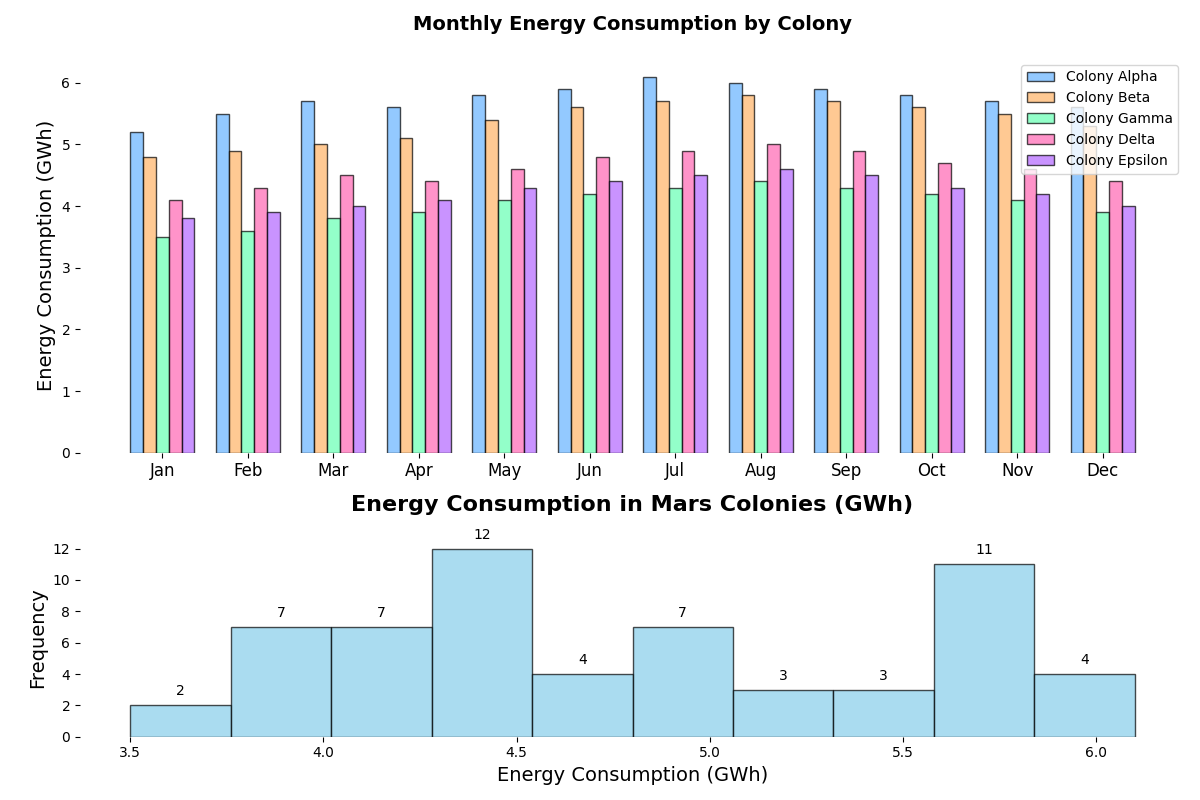

Python code for this plot:
import matplotlib.pyplot as plt
import numpy as np

months = ['Jan', 'Feb', 'Mar', 'Apr', 'May', 'Jun', 'Jul', 'Aug', 'Sep', 'Oct', 'Nov', 'Dec']
colony_alpha = [5.2, 5.5, 5.7, 5.6, 5.8, 5.9, 6.1, 6.0, 5.9, 5.8, 5.7, 5.6]
colony_beta = [4.8, 4.9, 5.0, 5.1, 5.4, 5.6, 5.7, 5.8, 5.7, 5.6, 5.5, 5.3]
colony_gamma = [3.5, 3.6, 3.8, 3.9, 4.1, 4.2, 4.3, 4.4, 4.3, 4.2, 4.1, 3.9]
colony_delta = [4.1, 4.3, 4.5, 4.4, 4.6, 4.8, 4.9, 5.0, 4.9, 4.7, 4.6, 4.4]
colony_epsilon = [3.8, 3.9, 4.0, 4.1, 4.3, 4.4, 4.5, 4.6, 4.5, 4.3, 4.2, 4.0]

fig, axs = plt.subplots(2, 1, figsize=(12, 8), gridspec_kw={'height_ratios': [2, 1]})

ax1 = axs[0]
width = 0.15
months_indices = np.arange(len(months))
colors = ['#66B3FF', '#FFB366', '#66FFB3', '#FF66B3', '#B366FF']

ax1.bar(months_indices - 2*width, colony_alpha, width, edgecolor='black', color=colors[0], alpha=0.7, label='Colony Alpha')
ax1.bar(months_indices - width, colony_beta, width, edgecolor='black', color=colors[1], alpha=0.7, label='Colony Beta')
ax1.bar(months_indices, colony_gamma, width, edgecolor='black', color=colors[2], alpha=0.7, label='Colony Gamma')
ax1.bar(months_indices + width, colony_delta, width, edgecolor='black', color=colors[3], alpha=0.7, label='Colony Delta')
ax1.bar(months_indices + 2*width, colony_epsilon, width, edgecolor='black', color=colors[4], alpha=0.7, label='Colony Epsilon')

ax1.set_title('Monthly Energy Consumption by Colony', fontsize=14, fontweight='bold', pad=20)
ax1.set_xticks(months_indices)
ax1.set_xticklabels(months, fontsize=12)
ax1.set_ylabel('Energy Consumption (GWh)', fontsize=14)
ax1.legend()

# Remove borders
for spine in ax1.spines.values():
    spine.set_visible(False)

ax2 = axs[1]
data = list(colony_alpha + colony_beta + colony_gamma + colony_delta + colony_epsilon)
n, bins, patches = ax2.hist(data, bins=10, edgecolor='black', color='skyblue', alpha=0.7)
ax2.set_title('Energy Consumption in Mars Colonies (GWh)', fontsize=16, fontweight='bold', pad=20)
ax2.set_xlabel('Energy Consumption (GWh)', fontsize=14)
ax2.set_ylabel('Frequency', fontsize=14)

# Remove borders
for spine in ax2.spines.values():
    spine.set_visible(False)

for count, rect in zip(n, patches):
    height = rect.get_height()
    ax2.annotate(f'{int(count)}', xy=(rect.get_x() + rect.get_width() / 2, height),
                 xytext=(0, 5), textcoords='offset points', ha='center', va='bottom', fontsize=10)

plt.tight_layout()
plt.show()
